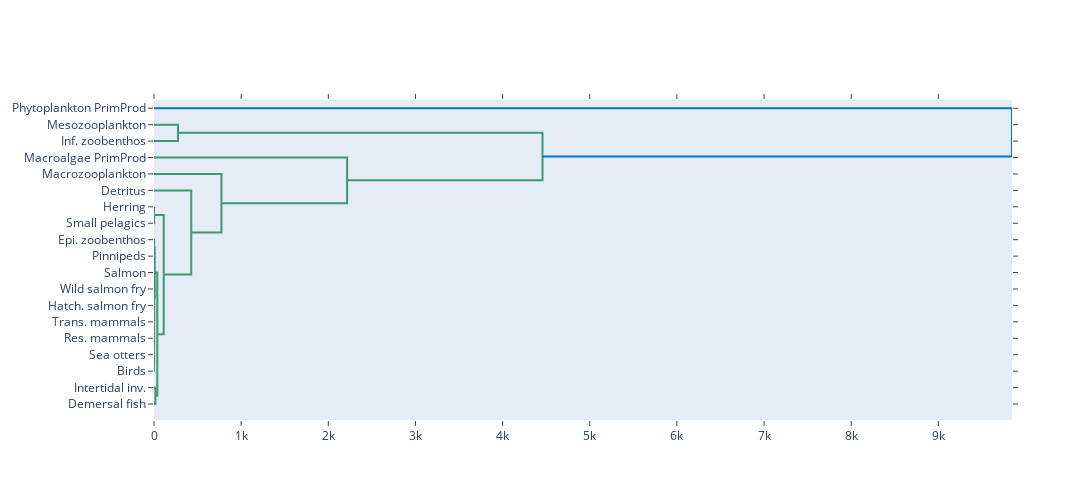

Notebook code for this chart:
### Code cell
net = food_webs[5]

fig = ff.create_dendrogram(net.nodeDF[['Biomass', 'IsAlive', 'Import', 'Export', 'Respiration', 'TrophicLevel']].values, orientation='left', labels=net.nodeDF.index.values)
fig.update_layout(width=1200, height=500)
fig.show()

### Figure 1 — Plotly figure (JSON) as saved in the notebook; plotly's stock layout.template omitted (floating-point values rounded to 4 significant figures)
{"data": [{"hoverinfo": "text", "marker": {"color": "rgb(61,153,112)"}, "mode": "lines", "type": "scatter", "x": [0, 275.6, 275.6, 0], "xaxis": "x", "y": [-15, -15, -25, -25], "yaxis": "y"}, {"hoverinfo": "text", "marker": {"color": "rgb(61,153,112)"}, "mode": "lines", "type": "scatter", "x": [0, 1.434, 1.434, 0], "xaxis": "x", "y": [-65, -65, -75, -75], "yaxis": "y"}, {"hoverinfo": "text", "marker": {"color": "rgb(61,153,112)"}, "mode": "lines", "type": "scatter", "x": [0, 2.12, 2.12, 0], "xaxis": "x", "y": [-85, -85, -95, -95], "yaxis": "y"}, {"hoverinfo": "text", "marker": {"color": "rgb(61,153,112)"}, "mode": "lines", "type": "scatter", "x": [0, 0.07701, 0.07701, 0], "xaxis": "x", "y": [-115, -115, -125, -125], "yaxis": "y"}, {"hoverinfo": "text", "marker": {"color": "rgb(61,153,112)"}, "mode": "lines", "type": "scatter", "x": [0, 0.5643, 0.5643, 0], "xaxis": "x", "y": [-135, -135, -145, -145], "yaxis": "y"}, {"hoverinfo": "text", "marker": {"color": "rgb(61,153,112)"}, "mode": "lines", "type": "scatter", "x": [0, 0.8489, 0.8489, 0], "xaxis": "x", "y": [-155, -155, -165, -165], "yaxis": "y"}, {"hoverinfo": "text", "marker": {"color": "rgb(61,153,112)"}, "mode": "lines", "type": "scatter", "x": [0.5643, 1.109, 1.109, 0.8489], "xaxis": "x", "y": [-140, -140, -160, -160], "yaxis": "y"}, {"hoverinfo": "text", "marker": {"color": "rgb(61,153,112)"}, "mode": "lines", "type": "scatter", "x": [0.07701, 1.794, 1.794, 1.109], "xaxis": "x", "y": [-120, -120, -150, -150], "yaxis": "y"}, {"hoverinfo": "text", "marker": {"color": "rgb(61,153,112)"}, "mode": "lines", "type": "scatter", "x": [0, 3.07, 3.07, 1.794], "xaxis": "x", "y": [-105, -105, -135, -135], "yaxis": "y"}, {"hoverinfo": "text", "marker": {"color": "rgb(61,153,112)"}, "mode": "lines", "type": "scatter", "x": [2.12, 8.087, 8.087, 3.07], "xaxis": "x", "y": [-90, -90, -120, -120], "yaxis": "y"}, {"hoverinfo": "text", "marker": {"color": "rgb(61,153,112)"}, "mode": "lines", "type": "scatter", "x": [0, 15.34, 15.34, 0], "xaxis": "x", "y": [-175, -175, -185, -185], "yaxis": "y"}, {"hoverinfo": "text", "marker": {"color": "rgb(61,153,112)"}, "mode": "lines", "type": "scatter", "x": [8.087, 37.85, 37.85, 15.34], "xaxis": "x", "y": [-105, -105, -180, -180], "yaxis": "y"}, {"hoverinfo": "text", "marker": {"color": "rgb(61,153,112)"}, "mode": "lines", "type": "scatter", "x": [1.434, 111.5, 111.5, 37.85], "xaxis": "x", "y": [-70, -70, -142.5, -142.5], "yaxis": "y"}, {"hoverinfo": "text", "marker": {"color": "rgb(61,153,112)"}, "mode": "lines", "type": "scatter", "x": [0, 427.7, 427.7, 111.5], "xaxis": "x", "y": [-55, -55, -106.2, -106.2], "yaxis": "y"}, {"hoverinfo": "text", "marker": {"color": "rgb(61,153,112)"}, "mode": "lines", "type": "scatter", "x": [0, 773.6, 773.6, 427.7], "xaxis": "x", "y": [-45, -45, -80.62, -80.62], "yaxis": "y"}, {"hoverinfo": "text", "marker": {"color": "rgb(61,153,112)"}, "mode": "lines", "type": "scatter", "x": [0, 2216.0, 2216.0, 773.6], "xaxis": "x", "y": [-35, -35, -62.81, -62.81], "yaxis": "y"}, {"hoverinfo": "text", "marker": {"color": "rgb(61,153,112)"}, "mode": "lines", "type": "scatter", "x": [275.6, 4458.0, 4458.0, 2216.0], "xaxis": "x", "y": [-20, -20, -48.91, -48.91], "yaxis": "y"}, {"hoverinfo": "text", "marker": {"color": "rgb(0,116,217)"}, "mode": "lines", "type": "scatter", "x": [0, 9845.0, 9845.0, 4458.0], "xaxis": "x", "y": [-5, -5, -34.45, -34.45], "yaxis": "y"}], "layout": {"autosize": false, "height": 500, "hovermode": "closest", "showlegend": false, "width": 1200, "xaxis": {"autorange": true, "mirror": "allticks", "range": [0, 9845.0], "rangemode": "tozero", "showgrid": false, "showline": true, "showticklabels": true, "ticks": "outside", "type": "linear", "zeroline": false}, "yaxis": {"autorange": true, "mirror": "allticks", "range": [-194.7, 0], "rangemode": "tozero", "showgrid": false, "showline": true, "showticklabels": true, "tickmode": "array", "ticks": "outside", "ticktext": ["Phytoplankton PrimProd", "Mesozooplankton", "Inf. zoobenthos", "Macroalgae PrimProd", "Macrozooplankton", "Detritus", "Herring", "Small pelagics", "Epi. zoobenthos", "Pinnipeds", "Salmon", "Wild salmon fry", "Hatch. salmon fry", "Trans. mammals", "Res. mammals", "Sea otters", "Birds", "Intertidal inv.", "Demersal fish"], "tickvals": [-5, -15, -25, -35, -45, -55, -65, -75, -85, -95, -105, -115, -125, -135, -145, -155, -165, -175, -185], "type": "linear", "zeroline": false}}}
